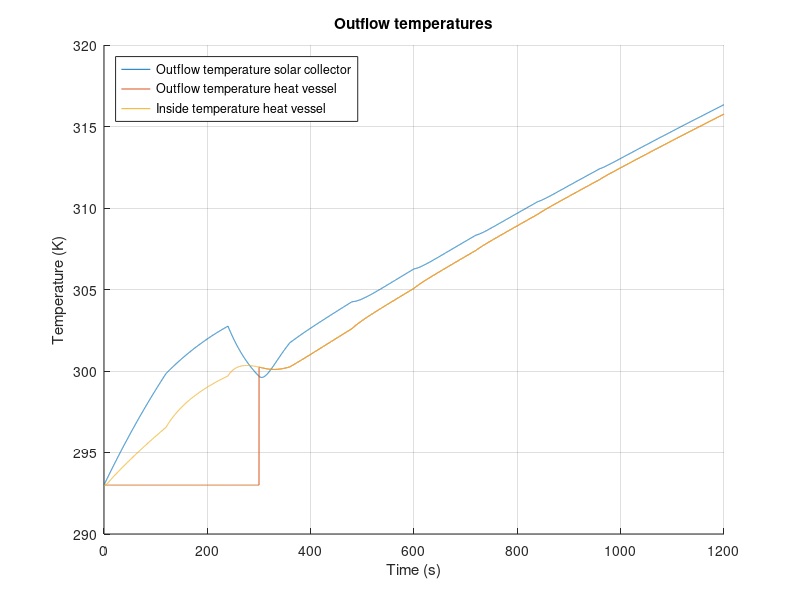

This figure's MATLAB source:
%%%%%%%%%%%%%%%%%%%%%%%%%%%%%%%%%%%%%%%%%%%%
% Matlab model for Solar Collector Group 10%
%%%%%%%%%%%%%%%%%%%%%%%%%%%%%%%%%%%%%%%%%%%%
clc;
clear;
close all;
%%
%%%%%%%%%%%
%Constants%
%%%%%%%%%%%
%Natural costants:
    sigma = 5.67*10^(-8);                       %Stefan-Boltzmann constant
    v_out = 4.5;                                %Velocity of air outside the solar collector
    v_in = 0;                                   %Velocity of air inside the solar collector 
%Emissivity
    e_Cu = 0.22;                                %Copper tube, value 0.052
    e_glass = 0.94;
    e_PVC = 0.91;                               %PVC tube
    e_foam = 0.9;                               %foam foil
    e_Al = 0.04;                                %Aluminum tape
    e_paint = 0.95;                             %Emissivity of black paint (for comparison)
    e_wood = 0.94;
    e_CuMatte = 0.22;                           %Emissivity of the copper tube after making it less reflective (for comparison)
%Thermal conductivity
    k_air = 0.026;                              %Air [W/(mK)]
    k_tempex =0.03;                             %Tempex plate [W/(mK)]
    k_Cu = 400;                                 %Copper tube [W/(mK)]
    k_wood = 0.12;                              %Wood casing [W/(m*K)]
    k_Po = 0.13;                                %Polyurethane tube [W/(m*K)]
    k_PVC = 0.19;                               %PVC thermal conduc [W/(mK)]
    k_foil = 0.04;                              %Polyethylene foam foil [W/(mK)]
    k_glass = 0.78;                             %Thermal conductivity of the glass plate [J/s mK]
%Heat transfer coefficient
    h_out_air = 10.45 - v_out + 10*(v_out)^(1/2);%Outside solar collector air [W/(m*K)]
    h_in_air = 10.45 - v_in + 10*(v_in)^(1/2);  %Inside solar collector air [W/(m*K)]
    h_air = 2.5;                                %Still standing 298K air [W/(m*K)]
%Specific heat
    c_water = 4186;                             %Specific heat water [J/kgK]
    c_Cu = 386;                                 %Specific heat copper [J/kgK]
    c_Al = 922;                                 %Specific heat aluminium[J/kgK]
    c_air = 1007;                               %Specific heat air[J/kgK]
%Measurements
    D_Cu = 0.012;                               %Diameter of the copper tube [m]
    D_PolyTube = 0.008;                         %Diameter of the polyurathane pump tubes [m]
    R_Cu1 = 0.005;                              %Inner radius of the copper tube [m]
    R_Cu2 = 0.006;                              %Outer radius of  the copper tube [m]
    V_air = 0.04911;                            %Volume of the air in the solar collector [m^3]
    V_Al = 8.96*10^(-5);                        %Total volume of the aluminum tape
    L_Cu_SC = 6.63;                             %Length of the copper tube in the solar collector [m]
    L_CuTube = 6.630;                           %Total length of tube that's exposed to the air [m]
    L_PolyTube1 = 3;                            %Total length of polyurathane pump tube 1 [m]
    L_PolyTube2 = 3;                            %Total length of polyurathane pump tube 2 [m]
    L_Tube_HV = 0.71;
    R_PVC2 = 0.0268;
    dx = 0.05;                                  %Thickness of the pinewood frame
%Measurements Heat storage vessel
    D_pvc = 0.050;                              %Diameter PVC tube [m]
    R_pvcThick = 0.0018;                        %PVC wall thickness
    R_pvc1 = (D_pvc/2) - R_pvcThick;            %Inner Radius PVC tube [m]
    R_pvc2 = (D_pvc/2);                         %Outer Radius PVC tube [m]
    N_insLayers = 6;                            %Number of insulating polyethylene foam foil layers [m]
    R_polyFoil = N_insLayers * 0.003;           %Radius thickness polyethylene foam foil [m]
    L_pvc = 0.71;                               %PVC length [m]
    A_HV = 2*pi*(R_pvc2+R_polyFoil)*L_pvc;      %Surface area Heat storage vessel
%Measurements for in- and outlet connectors
    D_Po = 0.012;                               %Diameter of the polyurethane tube [m]
    R_Po1 = 0.004;                              %Inner radius of the polyurethane tube [m]
    R_Po2 = 0.006;                              %Outer radius of the polyurethane tube [m]
    L_Tube_HV_to_SC = 3;                        %Half of general setup length, HV to SC [m]
    L_Tube_SC_to_HV = 3;                        %Half of general setup length, SC to HV [m]
%Areas
    A_RadCu = 4*D_Cu*1.4+3*0.5*0.25*pi*(0.0898^2-0.0778^2)+2*0.012*0.15; %Sunlit area of the copper tube
    A_RadAl = 0.670*1.4 - 4*0.012*1.4;                      %Sunlit area of the aluminum troughs
    A_AirCu = 1.4*pi*D_Cu + 3*4.9594762*10^(-3) + 0.05*pi*D_Cu + 2*0.1*pi*D_Cu; %Area of the copper tube that's exposed to the air
    A_AirTape = 0.31;                                       %Area of the aluminum tape that is exposed to the air
    A_AirSS = 2*(1.64*0.67)+2*(0.67*0.065)+2*(0.065*1.72);  %Area of solar collector that is exposed to the air
    A_frame = 2*(0.67*0.065)+2*(0.065*1.72);                %Area of sides touching pinewood
    A_vessel = 2*pi*(R_PVC2)^2 + L_Tube_HV*2*pi*R_PVC2;
%Intensity
    I_sun = 1000;                               %Intensity of the artificial sun [W/m^2]
    I_glass = 950;                              %Intensity after absorption of glass plate [W/m^2]
%Temperatures
    T_sur = 293;                                %Temperature of the surroundings [K]
    T_in = 293;                                 %Temperature of the incoming water [K]
%Density
    rho_w = 1000;                               %Density of water [kg/m^3]
    rho_Cu = 8.3*10^3;                          %Density of copper [kg/m^3]
    rho_air = 1.29;                             %Density of air [kg/m^3]
    rho_Al = 2.70*10^3;                         %Density of aluminum [kg/m^3]
%Variables
    test_length = 20;                           %Given time in test [minutes]
    flowrate = 0.1;                             %Initial flowrate [L/min]
%%
%%%%%%%%%%%%%%
%Calculations%
%%%%%%%%%%%%%%
%%Aluminium reflection and absorption rates%%
dQdt_RadAl = (1-e_Al)*A_RadAl*I_glass;                                      %Energy that is reflected by the aluminum tape [W]
dQdt_RadAl_in = (e_Al)*A_RadAl*I_glass;                                     %Energy that is absorbed by the aluminum tape [W]
dQdt_RadCu = e_Cu*A_RadCu*I_glass + e_Cu*dQdt_RadAl;                        %Energy that is absorbed by the copper tube due to radiation [W]

%%Length of simulation%%
t_end = test_length*60;                                                     %End time [s]
t_step = 0.1;                                                               %Step size [s]
Steps = t_end/t_step;                                                       %Amount of steps

%%HEAT VESSEL%%
T_HV_table = zeros(3,Steps+1);                                              %Empty vector for T_HV_table. Row 1: time t. Row 2: T_HV_table. Row 3: dQdt_SC_total.
T_HV_table(1,:) = 0:t_step:t_end;
T_HV_out=T_in;                                                              %Beginning temperature of water in the heat vessel
m_SC_water = 0.512;                                                         %Max volume of water in the solar collector
m_HV_water = 1.2;                                                           %Max volume of water in the heat vessel 
m_out_tube =1/4*pi*((D_Po -2*0.002)^2)*L_Tube_HV_to_SC ;                    %Max volume of water in the outlettubing
m_hv_frac = 0;                                                              %Initial fraction hot water to cold water

%%Thermocline HV start values%%
m_HV_new = 0;
m_HV_old = m_HV_water;
T_HV_inside = T_in;

%%Tube Heat vessel --> Solar Collector%%
m_PolyTube1_water = (1/4)*pi*D_PolyTube^2*L_PolyTube1*rho_w;                %Maximum amount of water in the tube [kg]
T_SC_in = T_in;                                                             %Starting temperature [K]

%%SOLAR COLLECTOR%%
T_SC_table = zeros(3,Steps+1);                                              %Empty vector for T_SC_table. Row 1: time t. Row 2: T_SC_table. Row 3: dQdt_SC_total.
T_SC_table(1,:) = 0:t_step:t_end;
T_SC_out=T_in;                                                              %Beginning temperature of water in the solar collector [K]

%SC glass plate calculations
d_glass = 0.004;                                                            %Thickness of the glass plate [m]
A_glass = 0.67*(1.640+0.080);                                               %Area of the glass plate [m]

%%Tube Solar Collector --> Heat vessel%%
m_PolyTube2_water = (1/4)*pi*D_PolyTube^2*L_PolyTube2*rho_w;                %Maximum amount of water in the tube [kg]
T_HV_in = T_in;                                                             %Starting temperature [K]

%%General%%
m_Cu = (L_Cu_SC*pi*R_Cu2^2 - L_Cu_SC*pi*R_Cu1^2)*rho_Cu;                    %Mass of the copper tube in the solar collector
m_air = rho_air*V_air;                                                      %Mass of the air in the solar collector
m_Al = rho_Al*V_Al;                                                         %Total mass of the aluminum tape
T_air = T_in;                                                               %Starting temperature of the air [K]
T_Al = T_in;                                                                %Starting temperature of the aluminum tape [K]
m_flow = (flowrate/60/1000)*rho_w*t_step;                                   %Mass of water inflow from pump during t_step
%%
for t=0:t_step:t_end
    %%Variable flowrate
    if (120<t && t<1080)
           xStart = 0.2;
           dx = 0.4;
           N = 8;
           pump = xStart + (0:N-1)*dx;
           flowrate = pump(round((t-60)/120));
           m_flow = (flowrate/60/1000)*rho_w*t_step;                        %Mass of water inflow from pump during t_step
    elseif (1080<t && t<1200)
           flowrate = 3;
           m_flow = (flowrate/60/1000)*rho_w*t_step;                        %Mass of water inflow from pump during t_step
    end
    %%
    %%%%%%%%%%%%%%%%%%%%%%%%%%%%%%%%%%%%%%%%
    %       Equations for the vessel       %
    %%%%%%%%%%%%%%%%%%%%%%%%%%%%%%%%%%%%%%%%    
    %%%%%Insulation heat loss%%%%
    R_HV_PVC_cond = R_pvc1/(k_PVC*(2*pi*R_pvc2*L_pvc));                     %Thermal resitance of conduction through PVC [K/W]
    R_HV_ins_Cond =  (log((R_pvc2 + R_polyFoil)/R_pvc2)) / (k_foil*A_HV);   %Thermal resitance of conduction through poly foam foil [K/W]
    R_HV_ins_Conv = 1 / (h_air*A_HV);                                       %Thermal resitance of convection outside poly foam foil [K/W]
    HL_RadOut_PVC = e_PVC * sigma * A_vessel * (T_HV_inside^4 - T_sur^4);   %Heat loss due to radiation PVC
    HL_RadOut_foam = e_foam * sigma * A_vessel * (T_HV_inside^4 - T_sur^4); %Heat loss due to radiation foam foil
    R_HV_ins_total = R_HV_PVC_cond + R_HV_ins_Cond + R_HV_ins_Conv;         %Total thermal resistance in series
    dQdt_HV_insulation = m_hv_frac*(-((T_HV_inside - T_sur ) / R_HV_ins_total)-HL_RadOut_PVC-HL_RadOut_foam);   %Total heat flow through insulation multiplied with fraction hot water
    
    %%%%%End caps heat loss%%%%
    R_HV_cap_Conv = 1 /h_air*pi*(R_pvc2+R_pvcThick).^2;                     %Thermal resistance due to convection on end caps [K/W]
    R_HV_cap1 = R_pvcThick / (k_PVC * (pi*R_pvc2).^2);                      %Thermal resistance end-cap [K/W]
    R_HV_cap2 = R_HV_cap1;                                                  %Thermal resistance same as upper end cap as the temperature in the heat storage vessel is homogeneous [K/W]
    if m_hv_frac == 1                                                       %If heatvessel is full of hot water, heat loss from both end caps is presumed
        R_HV_caps_total = R_HV_cap1 + R_HV_cap2 + 2*R_HV_cap_Conv;
        dQdt_HV_caps = -((T_HV_inside - T_sur ) / R_HV_caps_total);
    else
        R_HV_caps_total = R_HV_cap1 + R_HV_cap_Conv;                        %If heatvessel is not yet full of hot water, heat loss from only top end-cap (only 1 end-cap) is presumed
        dQdt_HV_caps = -((T_HV_inside - T_sur ) / R_HV_caps_total);
    end
    
    %%%%Total heat flow%%%%
    dQdt_HV_total = dQdt_HV_insulation + dQdt_HV_caps;                      %Total heat flow storage vessel [W/m^2]
    
    %%%%Calclate internal temperature%%%%
    delta_T = (dQdt_HV_total*t_step/(m_HV_water*c_water));                  %Resulting delta T of heat flow [K]
    T_HV_inside = T_HV_inside+delta_T;                                      %Resulting internal temperature [K]
    
    %%%%Thermocline effect%%%% 
    if (m_HV_new < m_HV_water)                                              % Cold region thermocline provides outlfow HV
        m_HV_new = m_HV_new + m_flow;
        T_HV_inside = (m_flow*T_HV_in + T_HV_inside*m_HV_new)/(m_HV_new + m_flow);
        m_hv_frac = m_HV_new / m_HV_water;                                  %Fraction of how full the HV is with 'hot water' compared to total capacity, used for fractional heat loss HV
        m_HV_old = m_HV_old - m_flow;
        T_HV_out = T_in;
    else                                                                    %Thermocline when cold water has been dispersed
        T_HV_inside = (m_flow*T_HV_in + T_HV_inside*m_HV_new)/(m_HV_new + m_flow);
        m_hv_frac = 1;                                                      %Fraction of cold water to hot water is 1, used for heat losses in HV
        T_HV_out = T_HV_inside;
    end
    
    %%%%Log HV data for plotting%%%%
    Column = round((1/t_step)*t+1);
    T_HV_table(2,Column)=T_HV_out;                                          %Assign value for T_HV_out to the right space
    T_HV_table(3,Column)=dQdt_HV_total;                                     %Assign value for dQdt_HV_total to the right space
    T_HV_table(4,Column)=T_HV_inside;                                       %Assign value for inside temperature heat vessel
    
    %%
    %%%%%%%%%%%%%%%%%%%%%%%%%%%%%%%%%%%%%%%%
    %Tube 1 Heat vessel --> Solar collector%
    %%%%%%%%%%%%%%%%%%%%%%%%%%%%%%%%%%%%%%%%
    %%%%Inflow temperature%%%%
    m_PolyTube1_old = m_PolyTube1_water - m_flow;                           %Mass of water from t-t_step [kg]
    m_PolyTube1_new = m_flow;                                               %Mass of water added to the heat vessel during t_step
    T_SC_in = (m_PolyTube1_old*T_SC_in + m_PolyTube1_new*T_HV_out)/(m_PolyTube1_old+m_PolyTube1_new); %Inflow temperature [K] 
    
    %%%%Thermal resistance%%%%
    R_tube_out_Cond =  (log(R_Po2 /R_Po1)) / ((2*pi*k_Po*L_Tube_HV_to_SC ));%Thermal resitance of conduction outlet tubing [K/W]
    R_tube_out_Conv = 1 / (h_air*(2*pi*R_Po2)*L_Tube_HV_to_SC) ;           %Thermal resitance of convection outlet tubing [K/W]
    R_tube_out_total = R_tube_out_Cond + R_tube_out_Conv;                  %Total thermal resistance in series [K/W]
    
    %%%%Total heat flowflow%%%%
    dQdt_PolyTube1_total = -((T_HV_out - T_sur ) / R_tube_out_total);       %Total heat flow HV to SC[W/m^2]
    
    %%%%Outflow temperature
    delta_T = (dQdt_PolyTube1_total*t_step/(m_PolyTube1_water*c_water));    %Resulting delta T of heat flow [K]
    T_SC_in = T_SC_in+delta_T;                                              %Resulting outflow temperature [K]
    
    %%
    %%%%%%%%%%%%%%%%%%%%%%%%%%%%%%%%%%%%%%%%
    %  Equations for the solar collector   %
    %%%%%%%%%%%%%%%%%%%%%%%%%%%%%%%%%%%%%%%%
    m_SC_old = m_SC_water - m_flow;                                         %Mass of water from t-t_step
    m_SC_new = m_flow;                                                      %Mass of water added to the solar collector during t_step
    T_SC_out = (m_SC_old*c_water*T_SC_out + m_Cu*c_Cu*T_SC_out + m_SC_new*c_water*T_SC_in)/(m_SC_old*c_water + m_Cu*c_Cu + m_SC_new*c_water);

    dQdt_CondOut = 0;	
    dQdt_RadOut = e_Cu*sigma*A_AirCu*(T_SC_out^4 - T_air^4);                %Heat loss due to radiation
%   dQdt_CondOut = 2*pi*k_Cu*L_CuTube*((T_SC_out-T_air)/(log(R_Cu2/R_Cu1)));%Heat loss due to conduction in the copper tube
    dQdt_Cu_conv = h_air*A_AirCu*(T_SC_out-T_air);                          %Heat loss due to convection
  
    dQdt_SC_total = dQdt_RadCu - dQdt_RadOut - dQdt_CondOut - dQdt_Cu_conv; %Total heat flow solar collector[W/m^2]
    
    delta_T = (dQdt_SC_total*t_step)/(m_SC_water*c_water + m_Cu*c_Cu);      %Resulting delta T of heat flow [K]
    T_SC_out=T_SC_out+delta_T;                                              %Resulting outflow temperature [K]
    
    Column = round((1/t_step)*t+1);
    T_SC_table(2,Column)=T_SC_out;                                          %Assign value for T to the right space
    T_SC_table(3,Column)=delta_T;                                           %Assign value for T to the right space
    
    %%
    %%%%%%%%%%%%%%%%%%%%%%%%%%%%%%%%%%%%%%%%
    %Tube 2 Solar collector --> Heat vessel%
    %%%%%%%%%%%%%%%%%%%%%%%%%%%%%%%%%%%%%%%%
    m_PolyTube2_old = m_PolyTube1_water - m_flow;                           %Mass of water from t-t_step
    m_PolyTube2_new = m_flow;                                               %Mass of water added to the heat vessel during t_step
   
    T_HV_in = (m_PolyTube2_old*T_HV_in + m_HV_new*T_SC_out)/(m_PolyTube2_old+m_HV_new); %Calculating the average temperature in the heat vessel, taking into account the inflow from the solar heater   
    
    R_tube_in_Cond =  (log(R_Po2 /R_Po1)) / ((2*pi*k_Po*L_Tube_SC_to_HV )); %Thermal resitance of conduction inlet tubing [K/W]
    R_tube_in_Conv = 1 / (h_air*(2*pi*R_Po2)*L_Tube_SC_to_HV) ;             %Thermal resitance of convection inlet tubing [K/W]
    R_tube_in_total = R_tube_in_Cond + R_tube_in_Conv;                      %Total thermal resistance in series [K/W]
    
    %%%%Total flow
    dQdt_PolyTube2_total = -((T_HV_in - T_sur ) / R_tube_in_total);         %Total heat flow general setup SC to HV [W/m^2]

    delta_T = (dQdt_PolyTube2_total*t_step/(m_PolyTube2_water*c_water));
    T_HV_in = T_HV_in+delta_T;
    
    %%
    %%%%%%%%%%%%%%%%%%%%%%%%%%%%%%%%%%%%%%%%
    %            Air Temperature           %
    %%%%%%%%%%%%%%%%%%%%%%%%%%%%%%%%%%%%%%%%
    %To calculate dQdt_air_total, first the temperature of the aluminum tape has to be determined:
    dQdt_Al_conv = h_air*A_AirTape*(T_Al-T_air);                            %Convective heat flow aluminium tape[W/m^2]
    dQdt_Al_total = dQdt_RadAl_in - dQdt_Al_conv;                           %Total heat flow aluminium tape[W/m^2]
    %Limit alumium temperature to max 80 degree C
    if (T_Al < 353)                                                         
        delta_T = (dQdt_Al_total*t_step)/(m_Al*c_Al);
    else
        delta_T = 0;
    end
    T_Al = T_Al + delta_T;                                                  %Temperature alumium tape after delta T
    
    %Air temperature:
    dQdt_CondEnv = -(k_wood * A_frame * (T_air - T_sur))/dx;                %Heat flow to the environment through the wood by conduction
    dQdt_CondGlass = -(k_glass*A_glass*(T_air - T_sur))/d_glass;            %Heat flow to the environment through the glass by conduction
    dQdt_air_total = dQdt_Al_conv + dQdt_CondEnv + dQdt_CondGlass + dQdt_CondOut; %Total heat flow from air SC to enviroment [W/m^2]
    
    delta_T = (dQdt_air_total*t_step)/(m_air*c_air);                        %Resulting delta T of heat flow [K]
    T_air = T_air + delta_T;                                                %Resulting air temperature [K]
    
end
%%
%%%%%%%%%%
%Plotting%
%%%%%%%%%%

t_var=T_SC_table(1,:);          %Time variable
T_SC_var=T_SC_table(2,:);       %Outflow temperature solar collector
T_HV_var=T_HV_table(2,:);       %Outflow temperature heat vessel
T_HV_inside = T_HV_table(4,:);  %Inside temperature heat vessel

hold on
grid on

plot(t_var,T_SC_var);
plot(t_var,T_HV_var);
plot(t_var,T_HV_inside);
ylabel('Temperature (K)')

legend({'Outflow temperature solar collector','Outflow temperature heat vessel','Inside temperature heat vessel'}, 'Location','northwest')

xlim([0 t_end]);
xlabel('Time (s)')
title('Outflow temperatures')
saveas(gcf,'Outflow temperature.pdf')
